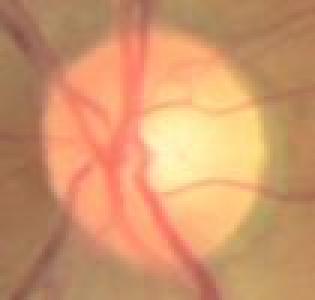
#> input picture VisualTool/test.JPG, 105 x 100 px, found by its file name (shown 3 times larger)
$ python visual3D.py
#> lines starting #> are read from the running program, lines starting #| are printed output that depends on the picture
import matplotlib.pyplot as plt
from mpl_toolkits.mplot3d import Axes3D
import numpy as np
import cv2

def Gray_3D(image):
	X=np.arange(0,image.shape[0],1)
	Y = np.arange(0, image.shape[1], 1)
	X, Y = np.meshgrid(X, Y)
	Z=image[X,Y]
	Z=np.asarray(Z)
	fig = plt.figure()
	ax = Axes3D(fig)
	ax.plot_surface(X,Y,Z,rstride=1, cstride=1, cmap='rainbow')
	plt.show()


if __name__=="__main__":
	img=plt.imread("test.jpg")
#> img is the input picture: shape (100, 105, 3); mean R, G, B 208.2, 151, 108.2
	gray=cv2.cvtColor(img,cv2.COLOR_RGB2GRAY)
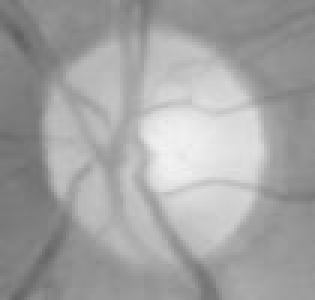
#> gray: shape (100, 105) (shown 3 times larger); min 95, max 243, mean 163.2
	plt.imshow(gray,cmap="gray")
	plt.show()
	Gray_3D(gray)
#> in Gray_3D, `Z=image[X,Y]`:
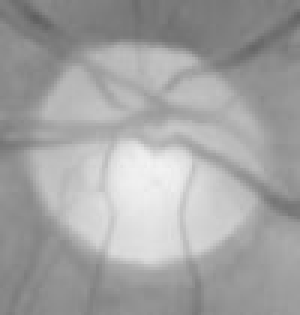
#> Z: shape (105, 100) (shown 3 times larger); min 95, max 243, mean 163.2
#> in Gray_3D, `ax.plot_surface(X,Y,Z,rstride=1, cstride=1, cmap='rainbow')`:
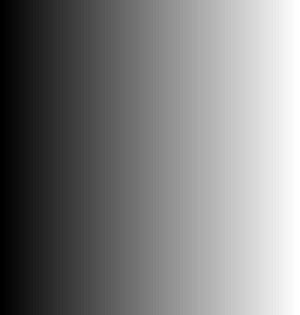
#> X: shape (105, 100) int64 (shown 3 times larger); min 0, max 99, mean 49.5; drawn with min black and max white
